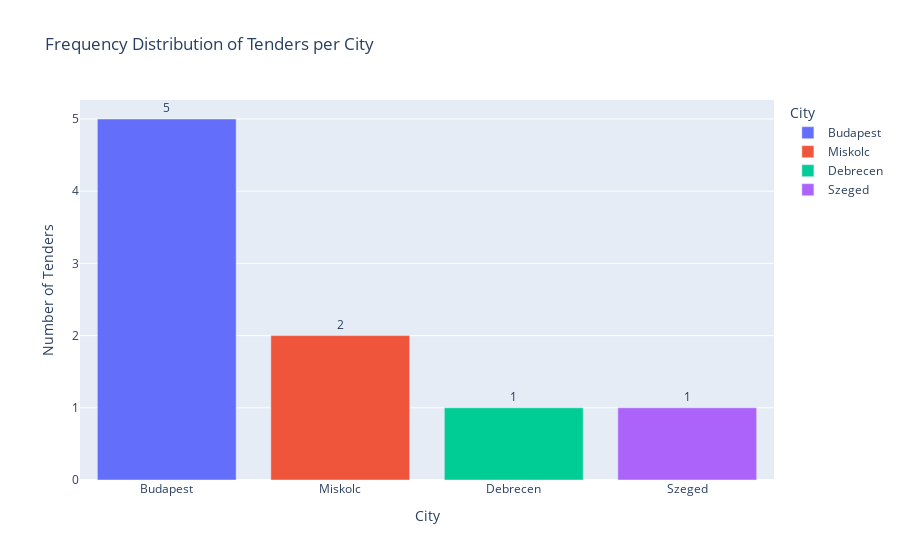

The notebook cell saved with this chart:
### Markdown cell above
----
# TASK 1
**Tabulate the frequency distribution of the number of tenders per city.**

***My attempt:***

To create the frequency distribution for tender/city, I am simply counting the number of times the "city-name" is repeated in the **tender.dta** file.

The bar-plot below visualize the frequency distribution for the tenders for each city, with Budpest showing the highest tenders.

### Code cell
# Frequency distribution
tender_per_city = tender["location"].value_counts().reset_index()
tender_per_city.columns = ["City", "Number of Tenders"]

# Plotly bar chart
tender_freq_plot = px.bar(
    tender_per_city,
    x="City",
    y="Number of Tenders",
    text="Number of Tenders",
    title="Frequency Distribution of Tenders per City",
    color="City",
)

# Layout styling
tender_freq_plot.update_traces(textposition="outside")
tender_freq_plot.update_layout(
    xaxis_title="City",
    yaxis_title="Number of Tenders",
    uniformtext_minsize=8,
    uniformtext_mode="hide",
)

tender_freq_plot

### Figure 1 — Plotly figure (JSON) as saved in the notebook; plotly's stock layout.template omitted (floating-point values rounded to 4 significant figures)
{"data": [{"hovertemplate": "City=%{x}<br>Number of Tenders=%{text}<extra></extra>", "legendgroup": "Budapest", "marker": {"color": "#636efa", "pattern": {"shape": ""}}, "name": "Budapest", "orientation": "v", "showlegend": true, "text": [5.0], "textposition": "outside", "type": "bar", "x": ["Budapest"], "xaxis": "x", "y": [5], "yaxis": "y"}, {"hovertemplate": "City=%{x}<br>Number of Tenders=%{text}<extra></extra>", "legendgroup": "Miskolc", "marker": {"color": "#EF553B", "pattern": {"shape": ""}}, "name": "Miskolc", "orientation": "v", "showlegend": true, "text": [2.0], "textposition": "outside", "type": "bar", "x": ["Miskolc"], "xaxis": "x", "y": [2], "yaxis": "y"}, {"hovertemplate": "City=%{x}<br>Number of Tenders=%{text}<extra></extra>", "legendgroup": "Debrecen", "marker": {"color": "#00cc96", "pattern": {"shape": ""}}, "name": "Debrecen", "orientation": "v", "showlegend": true, "text": [1.0], "textposition": "outside", "type": "bar", "x": ["Debrecen"], "xaxis": "x", "y": [1], "yaxis": "y"}, {"hovertemplate": "City=%{x}<br>Number of Tenders=%{text}<extra></extra>", "legendgroup": "Szeged", "marker": {"color": "#ab63fa", "pattern": {"shape": ""}}, "name": "Szeged", "orientation": "v", "showlegend": true, "text": [1.0], "textposition": "outside", "type": "bar", "x": ["Szeged"], "xaxis": "x", "y": [1], "yaxis": "y"}], "layout": {"barmode": "relative", "legend": {"title": {"text": "City"}, "tracegroupgap": 0}, "title": {"text": "Frequency Distribution of Tenders per City"}, "uniformtext": {"minsize": 8, "mode": "hide"}, "xaxis": {"anchor": "y", "categoryarray": ["Budapest", "Miskolc", "Debrecen", "Szeged"], "categoryorder": "array", "domain": [0, 1], "title": {"text": "City"}}, "yaxis": {"anchor": "x", "domain": [0, 1], "title": {"text": "Number of Tenders"}}}}
